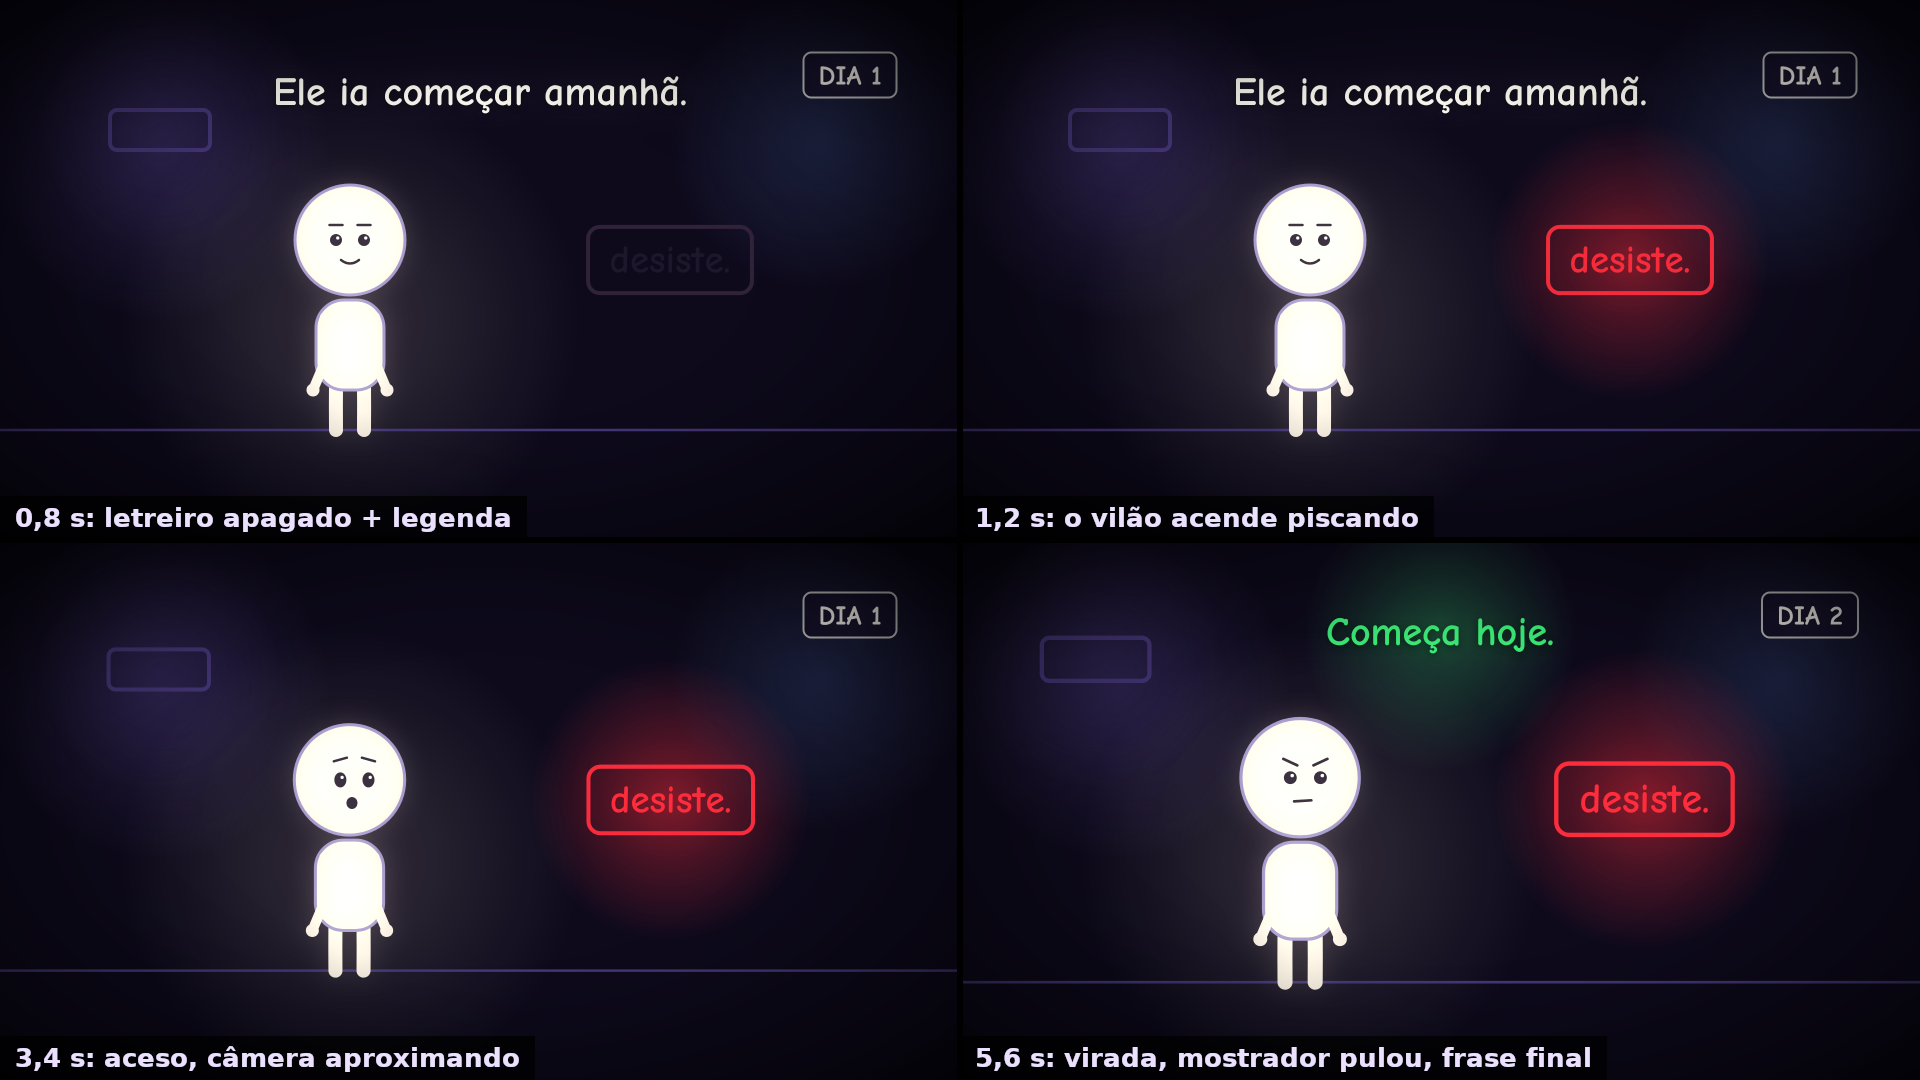

Generate this figure with Python:
"""Parte 2: quatro momentos de uma mini-cena, com cenario, vilao, legenda, mostrador, camera e acabamento."""
import os, sys
sys.path.insert(0, os.path.join(os.path.dirname(__file__), '..'))
import numpy as np
import skia
import cena
import personagem as pg
from desenho import W, H

CHAO = 900


def quadro(t):
    s = skia.Surface(W, H)
    with s as c:
        cena.fundo(c, luz=(700, 640))
        cam = cena.Camera(zoom=cena.aproximar(t, 3.0, 6.0, 1.0, 1.08), foco=(W / 2, H / 2 + 40),
                          tremor=1.0 if 4.6 < t < 4.9 else 0.0, t=t)
        c.save(); cam.aplica(c)
        cena.placa(c, 320, 300, 200, 80)
        cena.chao(c, CHAO)
        luz = cena.letreiro(c, 1340, 560, "desiste.", t, acende=1.0)
        expr = 'neutro' if t < 1.2 else ('assustado' if t < 4.6 else 'determinado')
        pg.desenha(c, pg.Pose(700, CHAO, 1.0, expressao=expr, olhar=(0.7 if t > 1.2 else 0, 0)))
        c.restore()
        cena.legenda(c, "Ele ia começar amanhã.", t, 0.0, 2.6)
        cena.legenda(c, "Começa hoje.", t, 5.0, 9.0, destaque=True)
        dia = 1 if t < 4.6 else 2
        cena.mostrador(c, f"DIA {dia}", t, mudou_em=4.6)
    return cena.acabamento(cena.para_rgb(s))


if __name__ == "__main__":
    momentos = [(0.8, "0,8 s: letreiro apagado + legenda"), (1.16, "1,2 s: o vilão acende piscando"),
                (3.4, "3,4 s: aceso, câmera aproximando"), (5.6, "5,6 s: virada, mostrador pulou, frase final")]
    grade = skia.Surface(W, H)
    with grade as g:
        for i, (t, nome) in enumerate(momentos):
            rgb = quadro(t)
            cena.salvar_png(rgb, os.path.join(os.path.dirname(__file__), f"t2_quadro_{i + 1}.png"))
            img = skia.Image.fromarray(np.ascontiguousarray(np.dstack([rgb, np.full((H, W), 255, np.uint8)])),
                                       colorType=skia.kRGBA_8888_ColorType)
            x, y = (i % 2) * W / 2, (i // 2) * H / 2
            g.drawImageRect(img, skia.Rect(x, y, x + W / 2, y + H / 2), skia.SamplingOptions(skia.FilterMode.kLinear))
            f = skia.Font(skia.Typeface('DejaVu Sans', skia.FontStyle.Bold()), 26)
            g.drawRect(skia.Rect(x, y + H / 2 - 44, x + f.measureText(nome) + 30, y + H / 2), skia.Paint(Color=skia.Color(0, 0, 0, 190)))
            g.drawString(nome, x + 15, y + H / 2 - 13, f, skia.Paint(Color=skia.Color(235, 225, 255), AntiAlias=True))
        g.drawLine(W / 2, 0, W / 2, H, skia.Paint(Color=skia.Color(0, 0, 0), StrokeWidth=6))
        g.drawLine(0, H / 2, W, H / 2, skia.Paint(Color=skia.Color(0, 0, 0), StrokeWidth=6))
    grade.makeImageSnapshot().save(os.path.join(os.path.dirname(__file__), "t2_cena.png"), skia.kPNG)
